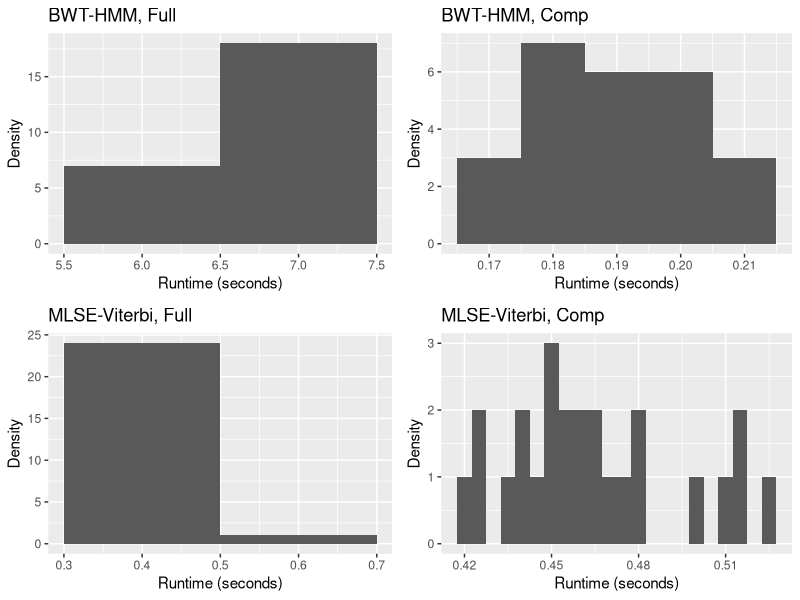
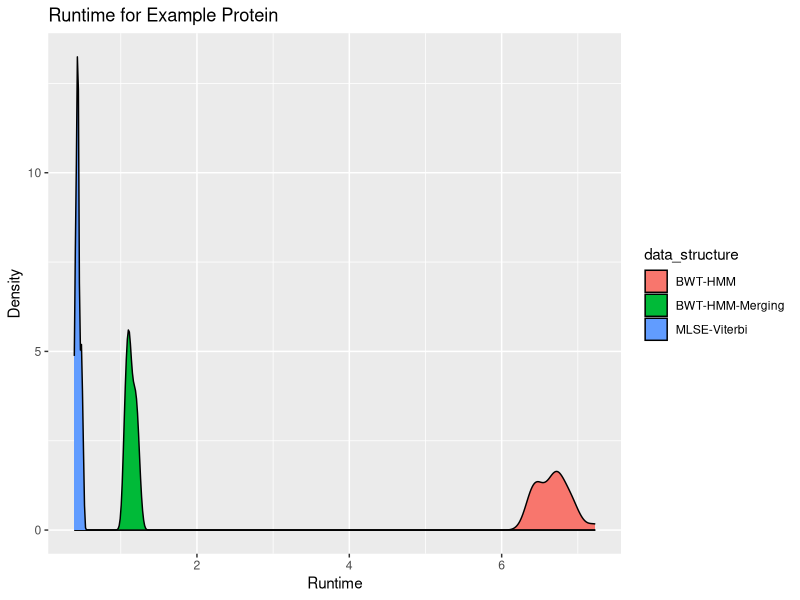
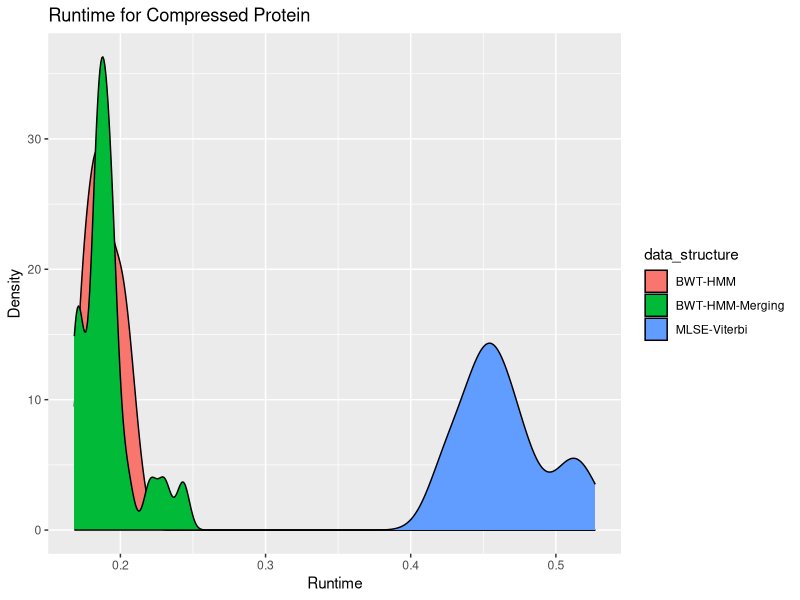

Write the R code that produced these figures, in order.
library(tidyverse)
library(ggplot2)
library(gridExtra)

df_tc = read_csv("benchmarking_results_updated.csv")
# assuming protein-fold-pipeline is your working directory

plots = vector(mode = "list", length = 4)
data_structures = as.vector(unique(df_tc$data_structure))
sample_types = as.vector(unique(df_tc$sample))
colors = c("blue", "blue", "blue", "blue")
binwidths = c(1, 0.01, 0.2, 0.005)
counter = 1
sample_titles = c("Full", "Comp", "Full", "Comp")
for (ds in data_structures) {
  for (s in sample_types) {
    df_tc_sub = df_tc %>%
      filter(data_structure == ds, sample == s)
    p = ggplot(df_tc_sub, aes(x = runtime)) +
      geom_histogram(binwidth = binwidths[counter]) +
      labs(title = paste0(ds, ", ", sample_titles[counter]),
           x = "Runtime (seconds)",
           y = "Density")
    plots[[counter]] = p
    counter = counter + 1
  }
}

grid.arrange(plots[[1]], plots[[2]], plots[[3]], plots[[4]], ncol = 2, widths = rep(7, 2), heights = c(5, 5))
# ggsave("time_complexity_histograms.png") # cannot save a grid arrange object... this line just saves last plot in grid

df_tc_100k = df_tc %>%
  filter(sample == "hypothetical_protein_test")
df_tc_comp = df_tc %>%
  filter(sample == "compressed_hypothetical_protein_test")
p1 = ggplot(df_tc_100k, aes(x = runtime, fill = data_structure)) +
  geom_density() +
  labs(title = "Runtime for Example Protein",
       x = "Runtime",
       y = "Density")
p2 = ggplot(df_tc_comp, aes(x = runtime, fill = data_structure)) +
  geom_density() +
  labs(title = "Runtime for Compressed Protein",
       x = "Runtime",
       y = "Density")

ggsave("runtime_density_test_protein_updated.png", p1, width = 12, height = 8, units = "in")
ggsave("runtime_density_compressed_protein_updated.png", p2, width = 12, height = 8, units = "in")

